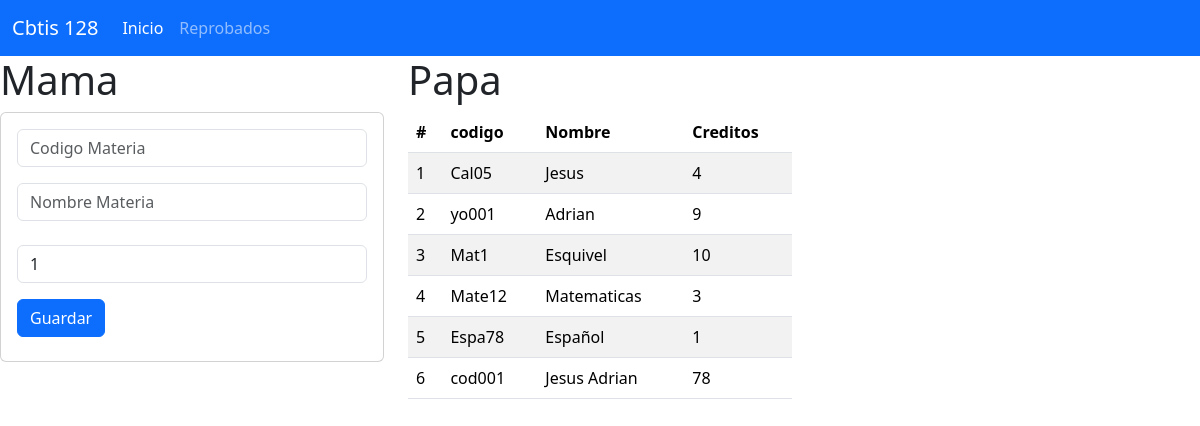
The page / on the database its author committed.
### materia_app/models.py (models this page shows, shortened)
class Materia(models.Model):
    codigo=models.CharField(primary_key=True,max_length=6)
    nombre=models.CharField(max_length=100)
    creditos=models.PositiveSmallIntegerField()

### materia_app/views.py (the view)
# urls.py: path("",views.inicio_vista,name="inicio_vista"),
def inicio_vista(request):
    lasmateria=Materia.objects.all()
    return  render(request,"gestionarMateria.html",{"mismateria":lasmateria})

### materia_app/templates/gestionarMateria.html
{% extends "base.html" %} {% block cuerpo %}
<div class="row">
<div class="col-sm-12 col-md-4 col-lg-4 col-xl-4">
    <h1>Mama</h1>
    <div class="card">
        <div class="card-body">
            <form action="/registrarMateria/" method="POST">{% csrf_token %}
                <div class="form-group">
                    <input type="text" id="codigo" name="txtcodigo" class="form-control" placeholder="Codigo Materia" minlength="6" maxlength="6" required>
                </div>
                    <div class="form-group py-3">
                        <input type="text" id="nombre" name="txtnombre" class="form-control" placeholder="Nombre Materia"  maxlength="100" required>
                </div>
                <div class="form-group py-2">
                    <input type="text" id="numcreditos" name="numcreditos" class="form-control" value="1"  minlength="1" maxlength="9" required>
                </div>
                <div class="form-group py-2">
                    <button type="submit" class="btn btn-primary">Guardar</button>
                </div>
            </form>
        </div>
    </div>
</div>
<div class="col-sm-12 col-md-4 col-lg-4 col-xl-4">
    <h1>Papa</h1>
    <div class="table-responsive">
    <table class="table table-striped">
        <thead>
        <tr>
            <th scope="col">#</th>
            <th scope="col">codigo</th>
            <th scope="col">Nombre</th>
            <th scope="col">Creditos</th>
        </tr>
        </thead>
        <tbody>
            {% for M in mismateria  %}
            <tr>
            <td>{{forloop.counter}}</td>
            <td>{{M.codigo}}</td>
            <td>{{M.nombre}}</td>
            <td>{{M.creditos}}</td>
            </tr>
            {% endfor %}
        </tbody>
    </table>
    </div>
</div>
</div>
{% endblock cuerpo %}

### materia_app/templates/base.html (shortened to what this page needs)
<!doctype html>
<html lang="en">
<head>
    <link href="https://cdn.jsdelivr.net/npm/bootstrap@5.3.3/dist/css/bootstrap.min.css" rel="stylesheet">
</head>
<body>
    <nav class="navbar navbar-expand-lg bg-primary" data-bs-theme="dark">
        <div class="container-fluid">
        <a class="navbar-brand" href="#">Cbtis 128</a>
        <div class="collapse navbar-collapse" id="navbarNav">
            <ul class="navbar-nav">
            <li class="nav-item">
                <a class="nav-link active" aria-current="page" href="#">Inicio</a>
            </li>
            <li class="nav-item">
                <a class="nav-link" href="#">Reprobados</a>
            </li>
            </ul>
        </div>
        </div>
    </nav>
    {% block cuerpo %}
    {% endblock cuerpo %}
</body>
</html>

### rows shown on the page
Materia: codigo "Cal05", nombre "Jesus", creditos "4"
Materia: codigo "yo001", nombre "Adrian", creditos "9"
Materia: codigo "Mat1", nombre "Esquivel", creditos "10"
Materia: codigo "Mate12", nombre "Matematicas", creditos "3"
Materia: codigo "Espa78", nombre "Español", creditos "1"
Materia: codigo "cod001", nombre "Jesus Adrian", creditos "78"
